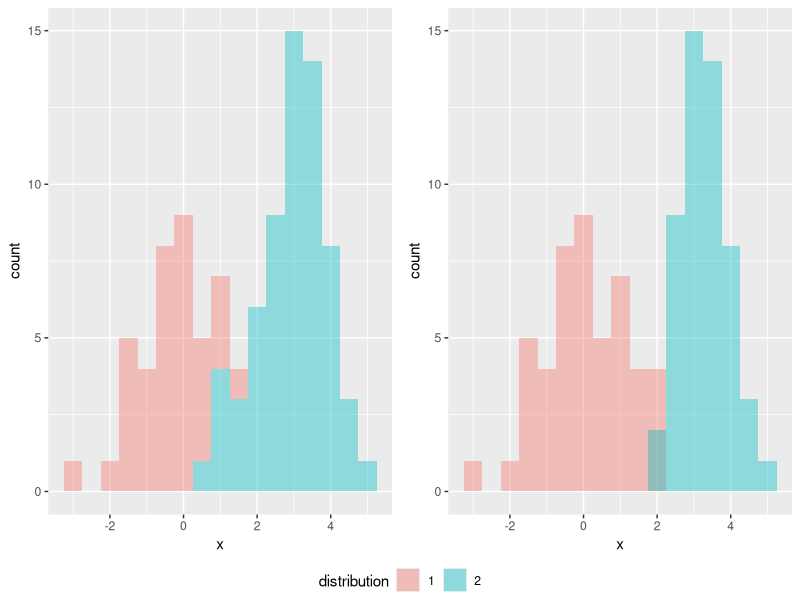
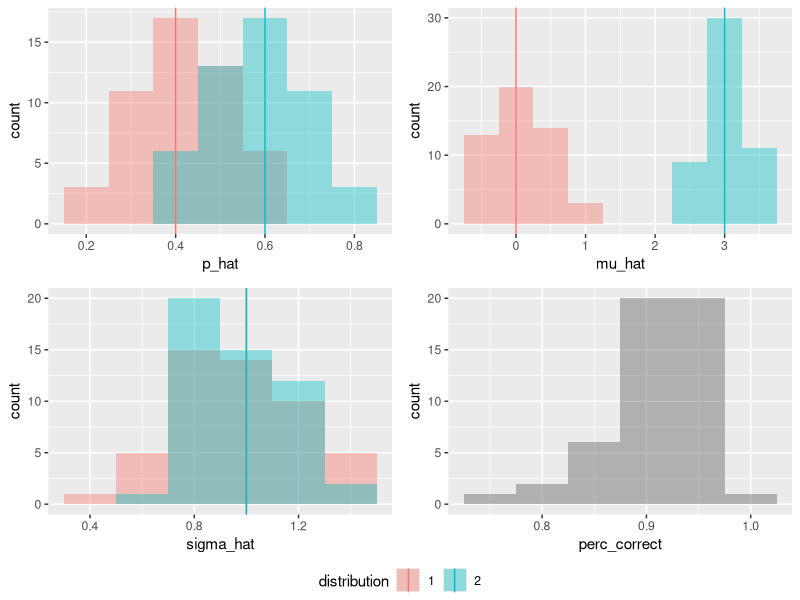
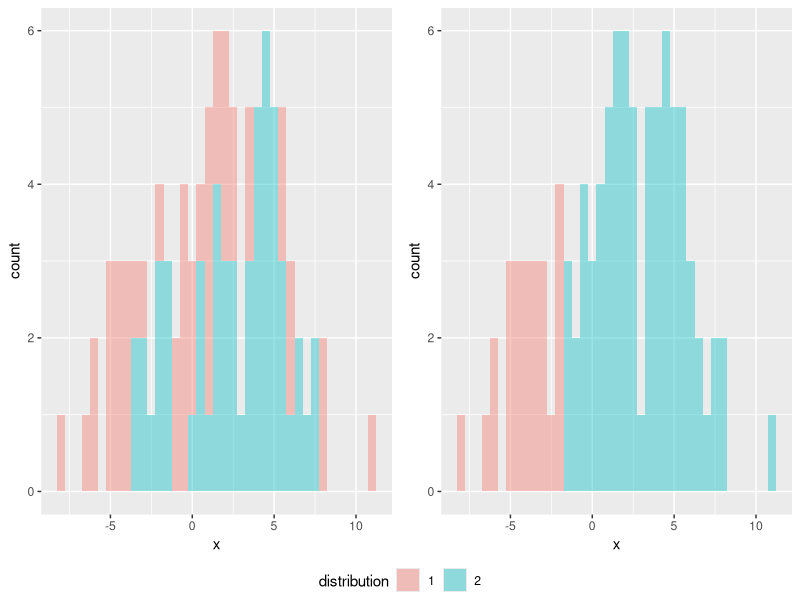
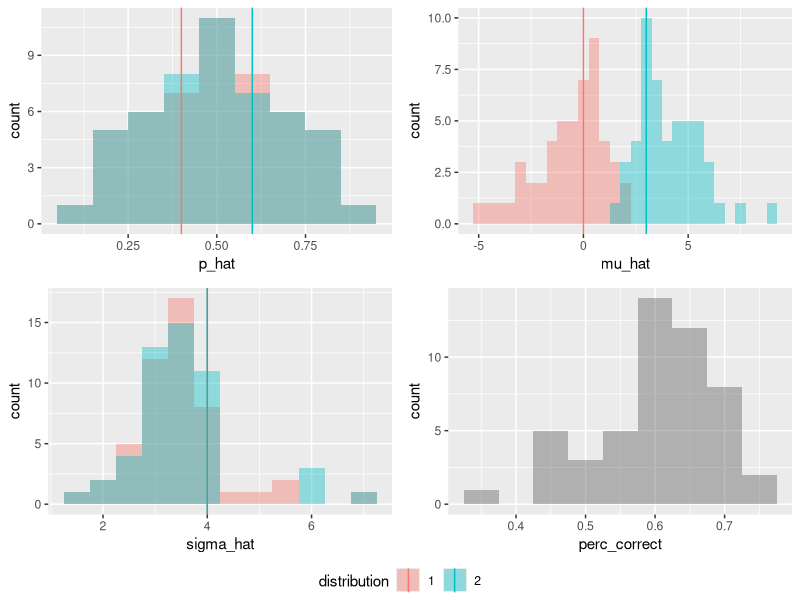

These charts were generated, in order, by the following R code: (Note: a time limit stopped this script after it produced the figures.)
## ---- chunk 1

library("ggplot2")
library("gridExtra")

set.seed(256778)

#Simulation parameters.
k <- 2      #Number of mixtures to apply in EM algorithm
n <- 100     #Sample size
MAX_ITER <- 100     #Maximum number of iterations for EM.
EPSILON <- 10^(-6)

#Graph parameters.
binwidth <- c(1/10, 1/2, 1/5)

#Define parameters for mixture model.
mu <- c(0, 3)
sigma <- c(1, 1)
p <- c(0.4, 0.6)

#rmix returns n observations from the mixture.
rmix <- function(n = 1) {
  data <- data.frame(x = vector("numeric", n),
                    dist = vector("numeric", n))
  for(i in 1:n) {
    u <- runif(1)
    for(j in 1:length(p)) {
      if(u <= p[j]) {
        data$x[i] <- rnorm(1, mu[j], sigma[j])
        data$dist[i] <- j
        break
      } else {
        u <- u - p[j]
      }
    }
  }
  return(data)
}

mean_mix <- function() {
  sum(p*mu)
}

var_mix <- function() {
  sum(p*(mu^2 + sigma^2)) - mean_mix()^2
}

EM_mix <- function(x, k = 2, mu_hat_0 = NULL, sigma_hat_0 = NULL, p_hat_0 = NULL) {
  #Store estimates from each iteration.
  mu_hat <- matrix(0, nrow = MAX_ITER + 1, ncol = k)
  sigma_hat <- matrix(0, nrow = MAX_ITER + 1, ncol = k)
  p_hat <- matrix(0, nrow = MAX_ITER + 1, ncol = k)
  log_likelihood <- matrix(0, nrow = MAX_ITER + 1, ncol = 1)
  
  iter <- 1
  #Use first "iteration"" to initialize paramters.
  if(is.null(mu_hat_0)) {
    mu_hat[iter, ] <- quantile(x, seq(0, 1, by = 1/(k - 1)))
  } else {
    mu_hat[iter, ] <- mu_hat_0
  }
  if(is.null(sigma_hat_0)) {
    sigma_hat[iter, ] <- rep(1, k)
  } else {
    sigma_hat[iter, ] <- sigma_hat_0
  }
  if(is.null(p_hat_0)) {
    p_hat[iter, ] <- rep(1/k, k)
  } else {
    p_hat[iter, ] <- p_hat_0
  }
  log_likelihood[iter, ] <- -Inf
  z <- NULL
  
  iter <- 2
  #In each iteration, do the following.
  EM_mix_iterate <- function(data) {
    #E-step
    z <<- t(sapply(1:n, function(i) {
      den <- sum(sapply(1:k, function(j) { 
        p_hat[iter - 1, j]*dnorm(x[i], mu_hat[iter - 1, j], sigma_hat[iter - 1, j])
      }))
      sapply(1:k, function(j) { 
        p_hat[iter - 1, j] * dnorm(x[i], mu_hat[iter - 1, j], sigma_hat[iter - 1, j]) 
      }) / den
    }))
    
    #M-step
    N <- apply(z, 2, sum)
    mu_hat[iter, ] <<- (t(z) %*% x)/N
    sigma_hat[iter, ] <<- sqrt(sapply(1:k, function(j) { 
      z[, j] %*% (x - mu_hat[iter, j])^2 / N[j] 
    }))
    p_hat[iter, ] <<- N/n
    
    #Check for convergence.
    log_likelihood[iter, ] <<- sum(sapply(1:n, function(i) { 
      log(sum(sapply(1:k, function(j) { 
        p_hat[iter, j]*dnorm(x[i], mu_hat[iter, j], sigma_hat[iter, j] ) 
      })))
    }))
    
    iter <<- iter + 1
  }
  
  plots <- list(ggplot(data.frame(x = x), aes(x)) + 
                  geom_histogram(binwidth = binwidth[2], alpha = 0.4, position = "identity"))
  
  #Start the iterative process.
  while(iter <= MAX_ITER) {
    EM_mix_iterate()
    plots <- c(plots, list(ggplot(data.frame(x = x, distribution = factor(apply(z, 1, function(x) which(x == max(x))))), 
                                  aes(x, fill = distribution)) + 
                             geom_histogram(binwidth = binwidth[2], alpha = 0.4, position = "identity")))
    if(abs(log_likelihood[iter - 1] - log_likelihood[iter - 2]) < EPSILON) {
      break
    }
  }
  
  return(list(mu_hat = mu_hat[1:(iter - 1), ], sigma_hat = sigma_hat[1:(iter - 1), ], 
              p_hat = p_hat[1:(iter - 1), ], log_lik = log_likelihood[1:(iter - 1)], 
              x = x, z = z, iterations = iter - 1, plots = plots))
}

## ---- chunk 2
#Simulation parameters.
k <- 2      #Number of mixtures to apply in EM algorithm
#n <- 50     #Sample size
#MAX_ITER <- 1000     #Maximum number of iterations for EM.
#EPSILON <- 10^(-10)

#Graph parameters.
binwidth <- c(1/10, 1/2, 1/5)

#Define parameters for mixture model.
mu <- c(0, 3)
sigma <- c(1, 1)
p <- c(0.4, 0.6)

#Simulation to obtain distribution of EM estimates.
m <- 50     #Number of simulations
estimates <- list(p_hat = matrix(0, nrow = m, ncol = k), 
                  mu_hat = matrix(0, nrow = m, ncol = k),
                  sigma_hat = matrix(0, nrow = m, ncol = k))
perc_correct <- vector("numeric", m)

#Perform the simulation.
for(i in 1:m) {
  obs <- rmix(n)
  results <- EM_mix(obs$x, k)
  classification <- apply(results$z, 1, function(x) which(x == max(x)))
  estimates$p_hat[i, ] <- results$p_hat[results$iterations, ]
  estimates$mu_hat[i, ] <- results$mu_hat[results$iterations, ]
  estimates$sigma_hat[i, ] <- results$sigma_hat[results$iterations, ]
  perc_correct[i] <- mean(obs$dist == classification)
}
## ---- chunk 3


plots <- c(list(ggplot(data.frame(x = obs$x, distribution = factor(obs$dist)), 
                       aes(x, fill = distribution, position = "identity")) + 
               geom_histogram(binwidth = binwidth[2], alpha = 0.4)), 
          list(results$plots[[results$iterations]]))

layout <- rbind(c(1, 2), rep(3, 2))
g <- ggplotGrob(plots[[1]] + theme(legend.position="bottom"))$grobs
legend <- g[[which(sapply(g, function(x) x$name) == "guide-box")]]
lheight <- sum(legend$height)
gl <- lapply(plots, function(x) x + theme(legend.position="none"))

grid.arrange(grobs = c(gl, list(legend)), layout_matrix = layout,
             heights = grid::unit.c(rep((unit(1, "npc") - lheight)*(1/(nrow(layout)-1)),nrow(layout)-1), lheight))
## ---- chunk 4
#Plot the distributions of the estimators.
plots <- list()
plots[[1]] <- ggplot(data.frame(p_hat = c(estimates$p_hat[, 1:k]), distribution = factor(rep(1:k, each = m))),
                aes(p_hat, fill = distribution)) +
  geom_histogram(binwidth = binwidth[1], alpha = 0.4, position = "identity") +
  geom_vline(data = data.frame(x = p, distribution = factor(1:k)), aes(xintercept = x, color = distribution))
plots[[2]] <- ggplot(data.frame(mu_hat = c(estimates$mu_hat[, 1:k]), distribution = factor(rep(1:k, each = m))),
       aes(mu_hat, fill = distribution)) +
  geom_histogram(binwidth = binwidth[2], alpha = 0.4, position = "identity") +
  geom_vline(data = data.frame(x = mu, distribution = factor(1:k)), aes(xintercept = x, color = distribution))
plots[[3]] <- ggplot(data.frame(sigma_hat = c(estimates$sigma_hat[, 1:k]), distribution = factor(rep(1:k, each = m))),
       aes(sigma_hat, fill = distribution)) +
  geom_histogram(binwidth = binwidth[3], alpha = 0.4, position = "identity") +
  geom_vline(data = data.frame(x = sigma, distribution = factor(1:k)), aes(xintercept = x, color = distribution))
plots[[4]] <- ggplot(data.frame(perc_correct = perc_correct), aes(perc_correct)) +
  geom_histogram(binwidth = 1/20, alpha = 0.4)

layout <- rbind(c(1, 2), c(3, 4), rep(5, 2))
g <- ggplotGrob(plots[[1]] + theme(legend.position="bottom"))$grobs
legend <- g[[which(sapply(g, function(x) x$name) == "guide-box")]]
lheight <- sum(legend$height)
gl <- lapply(plots, function(x) x + theme(legend.position="none"))

grid.arrange(grobs = c(gl, list(legend)), layout_matrix = layout,
             heights = grid::unit.c(rep((unit(1, "npc") - lheight)*(1/(nrow(layout)-1)),nrow(layout)-1), lheight))
## ---- chunk 5
#Create confidence intervals
CI_p1 = c(max(0, mean(estimates$p_hat[, 1]) - 1.96*sd((estimates$p_hat[, 1]))), 
          min(1, mean(estimates$p_hat[, 1]) + 1.96*sd((estimates$p_hat[, 1]))))
CI_p2 = c(max(0, mean(estimates$p_hat[, 2]) - 1.96*sd((estimates$p_hat[, 2]))), 
          min(1, mean(estimates$p_hat[, 2]) + 1.96*sd((estimates$p_hat[, 2]))))
CI_cp = c(max(0, mean(perc_correct) - 1.96*sd((perc_correct))), 
          min(1, mean(perc_correct) + min(1, 1.96*sd((perc_correct)))))
## ---- chunk 6
#Simulation parameters.
k <- 2      #Number of mixtures to apply in EM algorithm
#n <- 50     #Sample size
#MAX_ITER <- 1000     #Maximum number of iterations for EM.
#EPSILON <- 10^(-10)

#Graph parameters.
binwidth <- c(1/10, 1/2, 1/2)

#Define parameters for mixture model.
mu <- c(0, 3)
sigma <- c(4, 4)
p <- c(0.4, 0.6)

#Simulation to obtain distribution of EM estimates.
#m <- 10     #Number of simulations
estimates <- list(p_hat = matrix(0, nrow = m, ncol = k), 
                  mu_hat = matrix(0, nrow = m, ncol = k),
                  sigma_hat = matrix(0, nrow = m, ncol = k))
perc_correct <- vector("numeric", m)

#Perform the simulation.
for(i in 1:m) {
  obs <- rmix(n)
  results <- EM_mix(obs$x, k)
  classification <- apply(results$z, 1, function(x) which(x == max(x)))
  estimates$p_hat[i, ] <- results$p_hat[results$iterations, ]
  estimates$mu_hat[i, ] <- results$mu_hat[results$iterations, ]
  estimates$sigma_hat[i, ] <- results$sigma_hat[results$iterations, ]
  perc_correct[i] <- mean(obs$dist == classification)
}
## ---- chunk 7


plots <- c(list(ggplot(data.frame(x = obs$x, distribution = factor(obs$dist)), 
                       aes(x, fill = distribution, position = "identity")) + 
               geom_histogram(binwidth = binwidth[2], alpha = 0.4)), 
          list(results$plots[[results$iterations]]))

layout <- rbind(c(1, 2), rep(3, 2))
g <- ggplotGrob(plots[[1]] + theme(legend.position="bottom"))$grobs
legend <- g[[which(sapply(g, function(x) x$name) == "guide-box")]]
lheight <- sum(legend$height)
gl <- lapply(plots, function(x) x + theme(legend.position="none"))

grid.arrange(grobs = c(gl, list(legend)), layout_matrix = layout,
             heights = grid::unit.c(rep((unit(1, "npc") - lheight)*(1/(nrow(layout)-1)),nrow(layout)-1), lheight))
## ---- chunk 8
#Plot the distributions of the estimators.
plots <- list()
plots[[1]] <- ggplot(data.frame(p_hat = c(estimates$p_hat[, 1:k]), distribution = factor(rep(1:k, each = m))),
                aes(p_hat, fill = distribution)) +
  geom_histogram(binwidth = binwidth[1], alpha = 0.4, position = "identity") +
  geom_vline(data = data.frame(x = p, distribution = factor(1:k)), aes(xintercept = x, color = distribution))
plots[[2]] <- ggplot(data.frame(mu_hat = c(estimates$mu_hat[, 1:k]), distribution = factor(rep(1:k, each = m))),
       aes(mu_hat, fill = distribution)) +
  geom_histogram(binwidth = binwidth[2], alpha = 0.4, position = "identity") +
  geom_vline(data = data.frame(x = mu, distribution = factor(1:k)), aes(xintercept = x, color = distribution))
plots[[3]] <- ggplot(data.frame(sigma_hat = c(estimates$sigma_hat[, 1:k]), distribution = factor(rep(1:k, each = m))),
       aes(sigma_hat, fill = distribution)) +
  geom_histogram(binwidth = binwidth[3], alpha = 0.4, position = "identity") +
  geom_vline(data = data.frame(x = sigma, distribution = factor(1:k)), aes(xintercept = x, color = distribution))
plots[[4]] <- ggplot(data.frame(perc_correct = perc_correct), aes(perc_correct)) +
  geom_histogram(binwidth = 1/20, alpha = 0.4)

layout <- rbind(c(1, 2), c(3, 4), rep(5, 2))
g <- ggplotGrob(plots[[1]] + theme(legend.position="bottom"))$grobs
legend <- g[[which(sapply(g, function(x) x$name) == "guide-box")]]
lheight <- sum(legend$height)
gl <- lapply(plots, function(x) x + theme(legend.position="none"))

grid.arrange(grobs = c(gl, list(legend)), layout_matrix = layout,
             heights = grid::unit.c(rep((unit(1, "npc") - lheight)*(1/(nrow(layout)-1)),nrow(layout)-1), lheight))
## ---- chunk 9
#Create confidence intervals
CI_p1 = c(max(0, mean(estimates$p_hat[, 1]) - 1.96*sd((estimates$p_hat[, 1]))), 
          min(1, mean(estimates$p_hat[, 1]) + 1.96*sd((estimates$p_hat[, 1]))))
CI_p2 = c(max(0, mean(estimates$p_hat[, 2]) - 1.96*sd((estimates$p_hat[, 2]))), 
          min(1, mean(estimates$p_hat[, 2]) + 1.96*sd((estimates$p_hat[, 2]))))
CI_cp = c(max(0, mean(perc_correct) - 1.96*sd((perc_correct))), 
          min(1, mean(perc_correct) + min(1, 1.96*sd((perc_correct)))))
## ---- chunk 10
#Simulation parameters.
k <- 2      #Number of mixtures to apply in EM algorithm
#n <- 50     #Sample size
#MAX_ITER <- 1000     #Maximum number of iterations for EM.
#EPSILON <- 10^(-10)

#Graph parameters.
binwidth <- c(1/10, 1/2, 1/5)

#Define parameters for mixture model.
mu <- c(0, 0)
sigma <- c(1, 3)
p <- c(0.4, 0.6)

#Simulation to obtain distribution of EM estimates.
#m <- 10     #Number of simulations
estimates <- list(p_hat = matrix(0, nrow = m, ncol = k), 
                  mu_hat = matrix(0, nrow = m, ncol = k),
                  sigma_hat = matrix(0, nrow = m, ncol = k))
perc_correct <- vector("numeric", m)

#Perform the simulation.
for(i in 1:m) {
  obs <- rmix(n)
  results <- EM_mix(obs$x, k)
  classification <- apply(results$z, 1, function(x) which(x == max(x)))
  estimates$p_hat[i, ] <- results$p_hat[results$iterations, ]
  estimates$mu_hat[i, ] <- results$mu_hat[results$iterations, ]
  estimates$sigma_hat[i, ] <- results$sigma_hat[results$iterations, ]
  perc_correct[i] <- mean(obs$dist == classification)
}
## ---- chunk 11


plots <- c(list(ggplot(data.frame(x = obs$x, distribution = factor(obs$dist)), 
                       aes(x, fill = distribution, position = "identity")) + 
               geom_histogram(binwidth = binwidth[2], alpha = 0.4)), 
          list(results$plots[[results$iterations]]))

layout <- rbind(c(1, 2), rep(3, 2))
g <- ggplotGrob(plots[[1]] + theme(legend.position="bottom"))$grobs
legend <- g[[which(sapply(g, function(x) x$name) == "guide-box")]]
lheight <- sum(legend$height)
gl <- lapply(plots, function(x) x + theme(legend.position="none"))

grid.arrange(grobs = c(gl, list(legend)), layout_matrix = layout,
             heights = grid::unit.c(rep((unit(1, "npc") - lheight)*(1/(nrow(layout)-1)),nrow(layout)-1), lheight))
## ---- chunk 12
#Plot the distributions of the estimators.
plots <- list()
plots[[1]] <- ggplot(data.frame(p_hat = c(estimates$p_hat[, 1:k]), distribution = factor(rep(1:k, each = m))),
                aes(p_hat, fill = distribution)) +
  geom_histogram(binwidth = binwidth[1], alpha = 0.4, position = "identity") +
  geom_vline(data = data.frame(x = p, distribution = factor(1:k)), aes(xintercept = x, color = distribution))
plots[[2]] <- ggplot(data.frame(mu_hat = c(estimates$mu_hat[, 1:k]), distribution = factor(rep(1:k, each = m))),
       aes(mu_hat, fill = distribution)) +
  geom_histogram(binwidth = binwidth[2], alpha = 0.4, position = "identity") +
  geom_vline(data = data.frame(x = mu, distribution = factor(1:k)), aes(xintercept = x, color = distribution))
plots[[3]] <- ggplot(data.frame(sigma_hat = c(estimates$sigma_hat[, 1:k]), distribution = factor(rep(1:k, each = m))),
       aes(sigma_hat, fill = distribution)) +
  geom_histogram(binwidth = binwidth[3], alpha = 0.4, position = "identity") +
  geom_vline(data = data.frame(x = sigma, distribution = factor(1:k)), aes(xintercept = x, color = distribution))
plots[[4]] <- ggplot(data.frame(perc_correct = perc_correct), aes(perc_correct)) +
  geom_histogram(binwidth = 1/20, alpha = 0.4)

layout <- rbind(c(1, 2), c(3, 4), rep(5, 2))
g <- ggplotGrob(plots[[1]] + theme(legend.position="bottom"))$grobs
legend <- g[[which(sapply(g, function(x) x$name) == "guide-box")]]
lheight <- sum(legend$height)
gl <- lapply(plots, function(x) x + theme(legend.position="none"))

grid.arrange(grobs = c(gl, list(legend)), layout_matrix = layout,
             heights = grid::unit.c(rep((unit(1, "npc") - lheight)*(1/(nrow(layout)-1)),nrow(layout)-1), lheight))
## ---- chunk 13
#Create confidence intervals
CI_p1 = c(max(0, mean(estimates$p_hat[, 1]) - 1.96*sd((estimates$p_hat[, 1]))), 
          min(1, mean(estimates$p_hat[, 1]) + 1.96*sd((estimates$p_hat[, 1]))))
CI_p2 = c(max(0, mean(estimates$p_hat[, 2]) - 1.96*sd((estimates$p_hat[, 2]))), 
          min(1, mean(estimates$p_hat[, 2]) + 1.96*sd((estimates$p_hat[, 2]))))
CI_cp = c(max(0, mean(perc_correct) - 1.96*sd((perc_correct))), 
          min(1, mean(perc_correct) + min(1, 1.96*sd((perc_correct)))))
## ---- chunk 14
#Simulation parameters.
k <- 2      #Number of mixtures to apply in EM algorithm
#n <- 50     #Sample size
#MAX_ITER <- 1000     #Maximum number of iterations for EM.
#EPSILON <- 10^(-10)

#Graph parameters.
binwidth <- c(1/10, 1/2, 1/5)

#Define parameters for mixture model.
mu <- c(0, 3)
sigma <- c(1, 1)
p <- c(0.1, 0.9)

#Simulation to obtain distribution of EM estimates.
#m <- 10     #Number of simulations
estimates <- list(p_hat = matrix(0, nrow = m, ncol = k), 
                  mu_hat = matrix(0, nrow = m, ncol = k),
                  sigma_hat = matrix(0, nrow = m, ncol = k))
perc_correct <- vector("numeric", m)

#Perform the simulation.
for(i in 1:m) {
  obs <- rmix(n)
  results <- EM_mix(obs$x, k)
  classification <- apply(results$z, 1, function(x) which(x == max(x)))
  estimates$p_hat[i, ] <- results$p_hat[results$iterations, ]
  estimates$mu_hat[i, ] <- results$mu_hat[results$iterations, ]
  estimates$sigma_hat[i, ] <- results$sigma_hat[results$iterations, ]
  perc_correct[i] <- mean(obs$dist == classification)
}
## ---- chunk 15


plots <- c(list(ggplot(data.frame(x = obs$x, distribution = factor(obs$dist)), 
                       aes(x, fill = distribution, position = "identity")) + 
               geom_histogram(binwidth = binwidth[2], alpha = 0.4)), 
          list(results$plots[[results$iterations]]))

layout <- rbind(c(1, 2), rep(3, 2))
g <- ggplotGrob(plots[[1]] + theme(legend.position="bottom"))$grobs
legend <- g[[which(sapply(g, function(x) x$name) == "guide-box")]]
lheight <- sum(legend$height)
gl <- lapply(plots, function(x) x + theme(legend.position="none"))

grid.arrange(grobs = c(gl, list(legend)), layout_matrix = layout,
             heights = grid::unit.c(rep((unit(1, "npc") - lheight)*(1/(nrow(layout)-1)),nrow(layout)-1), lheight))
## ---- chunk 16
#Plot the distributions of the estimators.
plots <- list()
plots[[1]] <- ggplot(data.frame(p_hat = c(estimates$p_hat[, 1:k]), distribution = factor(rep(1:k, each = m))),
                aes(p_hat, fill = distribution)) +
  geom_histogram(binwidth = binwidth[1], alpha = 0.4, position = "identity") +
  geom_vline(data = data.frame(x = p, distribution = factor(1:k)), aes(xintercept = x, color = distribution))
plots[[2]] <- ggplot(data.frame(mu_hat = c(estimates$mu_hat[, 1:k]), distribution = factor(rep(1:k, each = m))),
       aes(mu_hat, fill = distribution)) +
  geom_histogram(binwidth = binwidth[2], alpha = 0.4, position = "identity") +
  geom_vline(data = data.frame(x = mu, distribution = factor(1:k)), aes(xintercept = x, color = distribution))
plots[[3]] <- ggplot(data.frame(sigma_hat = c(estimates$sigma_hat[, 1:k]), distribution = factor(rep(1:k, each = m))),
       aes(sigma_hat, fill = distribution)) +
  geom_histogram(binwidth = binwidth[3], alpha = 0.4, position = "identity") +
  geom_vline(data = data.frame(x = sigma, distribution = factor(1:k)), aes(xintercept = x, color = distribution))
plots[[4]] <- ggplot(data.frame(perc_correct = perc_correct), aes(perc_correct)) +
  geom_histogram(binwidth = 1/20, alpha = 0.4)

layout <- rbind(c(1, 2), c(3, 4), rep(5, 2))
g <- ggplotGrob(plots[[1]] + theme(legend.position="bottom"))$grobs
legend <- g[[which(sapply(g, function(x) x$name) == "guide-box")]]
lheight <- sum(legend$height)
gl <- lapply(plots, function(x) x + theme(legend.position="none"))

grid.arrange(grobs = c(gl, list(legend)), layout_matrix = layout,
             heights = grid::unit.c(rep((unit(1, "npc") - lheight)*(1/(nrow(layout)-1)),nrow(layout)-1), lheight))
## ---- chunk 17
#Create confidence intervals
CI_p1 = c(max(0, mean(estimates$p_hat[, 1]) - 1.96*sd((estimates$p_hat[, 1]))), 
          min(1, mean(estimates$p_hat[, 1]) + 1.96*sd((estimates$p_hat[, 1]))))
CI_p2 = c(max(0, mean(estimates$p_hat[, 2]) - 1.96*sd((estimates$p_hat[, 2]))), 
          min(1, mean(estimates$p_hat[, 2]) + 1.96*sd((estimates$p_hat[, 2]))))
CI_cp = c(max(0, mean(perc_correct) - 1.96*sd((perc_correct))), 
          min(1, mean(perc_correct) + min(1, 1.96*sd((perc_correct)))))
## ---- chunk 18
#Simulation parameters.
k <- 4      #Number of mixtures to apply in EM algorithm
n <- 100     #Sample size
#MAX_ITER <- 1000     #Maximum number of iterations for EM.
#EPSILON <- 10^(-10)

#Graph parameters.
binwidth <- c(1/10, 1/2, 1/5)

#Define parameters for mixture model.
mu <- c(0, 3, 6 ,9)
sigma <- c(1, 1, 1, 1)
p <- c(0.25, 0.25, 0.25, 0.25)

#Simulation to obtain distribution of EM estimates.
#m <- 10     #Number of simulations
estimates <- list(p_hat = matrix(0, nrow = m, ncol = k), 
                  mu_hat = matrix(0, nrow = m, ncol = k),
                  sigma_hat = matrix(0, nrow = m, ncol = k))
perc_correct <- vector("numeric", m)

#Perform the simulation.
for(i in 1:m) {
  obs <- rmix(n)
  results <- EM_mix(obs$x, k)
  classification <- apply(results$z, 1, function(x) which(x == max(x)))
  estimates$p_hat[i, ] <- results$p_hat[results$iterations, ]
  estimates$mu_hat[i, ] <- results$mu_hat[results$iterations, ]
  estimates$sigma_hat[i, ] <- results$sigma_hat[results$iterations, ]
  perc_correct[i] <- mean(obs$dist == classification)
}
## ---- chunk 19


plots <- c(list(ggplot(data.frame(x = obs$x, distribution = factor(obs$dist)), 
                       aes(x, fill = distribution, position = "identity")) + 
               geom_histogram(binwidth = binwidth[2], alpha = 0.4)), 
          list(results$plots[[results$iterations]]))

layout <- rbind(c(1, 2), rep(3, 2))
g <- ggplotGrob(plots[[1]] + theme(legend.position="bottom"))$grobs
legend <- g[[which(sapply(g, function(x) x$name) == "guide-box")]]
lheight <- sum(legend$height)
gl <- lapply(plots, function(x) x + theme(legend.position="none"))

grid.arrange(grobs = c(gl, list(legend)), layout_matrix = layout,
             heights = grid::unit.c(rep((unit(1, "npc") - lheight)*(1/(nrow(layout)-1)),nrow(layout)-1), lheight))
## ---- chunk 20
#Plot the distributions of the estimators.
plots <- list()
plots[[1]] <- ggplot(data.frame(p_hat = c(estimates$p_hat[, 1:k]), distribution = factor(rep(1:k, each = m))),
                aes(p_hat, fill = distribution)) +
  geom_histogram(binwidth = binwidth[1], alpha = 0.4, position = "identity") +
  geom_vline(data = data.frame(x = p, distribution = factor(1:k)), aes(xintercept = x, color = distribution))
plots[[2]] <- ggplot(data.frame(mu_hat = c(estimates$mu_hat[, 1:k]), distribution = factor(rep(1:k, each = m))),
       aes(mu_hat, fill = distribution)) +
  geom_histogram(binwidth = binwidth[2], alpha = 0.4, position = "identity") +
  geom_vline(data = data.frame(x = mu, distribution = factor(1:k)), aes(xintercept = x, color = distribution))
plots[[3]] <- ggplot(data.frame(sigma_hat = c(estimates$sigma_hat[, 1:k]), distribution = factor(rep(1:k, each = m))),
       aes(sigma_hat, fill = distribution)) +
  geom_histogram(binwidth = binwidth[3], alpha = 0.4, position = "identity") +
  geom_vline(data = data.frame(x = sigma, distribution = factor(1:k)), aes(xintercept = x, color = distribution))
plots[[4]] <- ggplot(data.frame(perc_correct = perc_correct), aes(perc_correct)) +
  geom_histogram(binwidth = 1/20, alpha = 0.4)

layout <- rbind(c(1, 2), c(3, 4), rep(5, 2))
g <- ggplotGrob(plots[[1]] + theme(legend.position="bottom"))$grobs
legend <- g[[which(sapply(g, function(x) x$name) == "guide-box")]]
lheight <- sum(legend$height)
gl <- lapply(plots, function(x) x + theme(legend.position="none"))

grid.arrange(grobs = c(gl, list(legend)), layout_matrix = layout,
             heights = grid::unit.c(rep((unit(1, "npc") - lheight)*(1/(nrow(layout)-1)),nrow(layout)-1), lheight))
## ---- chunk 21
#Create confidence intervals
CI_p1 = c(max(0, mean(estimates$p_hat[, 1]) - 1.96*sd((estimates$p_hat[, 1]))), 
          min(1, mean(estimates$p_hat[, 1]) + 1.96*sd((estimates$p_hat[, 1]))))
CI_p2 = c(max(0, mean(estimates$p_hat[, 2]) - 1.96*sd((estimates$p_hat[, 2]))), 
          min(1, mean(estimates$p_hat[, 2]) + 1.96*sd((estimates$p_hat[, 2]))))
CI_p3 = c(max(0, mean(estimates$p_hat[, 3]) - 1.96*sd((estimates$p_hat[, 3]))), 
          min(1, mean(estimates$p_hat[, 3]) + 1.96*sd((estimates$p_hat[, 3]))))
CI_p4 = c(max(0, mean(estimates$p_hat[, 4]) - 1.96*sd((estimates$p_hat[, 4]))), 
          min(1, mean(estimates$p_hat[, 4]) + 1.96*sd((estimates$p_hat[, 4]))))
CI_cp = c(max(0, mean(perc_correct) - 1.96*sd((perc_correct))), 
          min(1, mean(perc_correct) + min(1, 1.96*sd((perc_correct)))))
